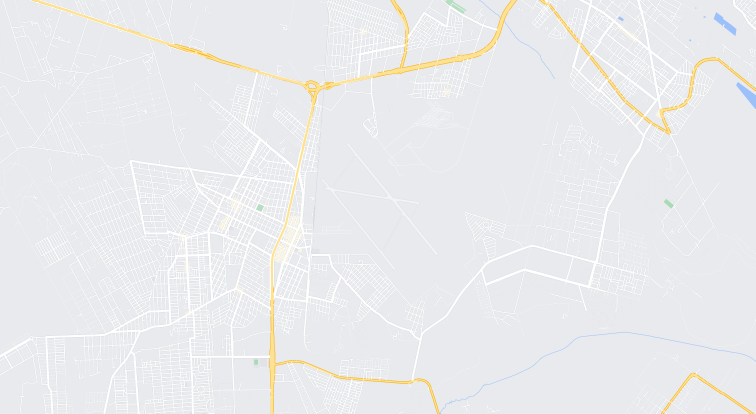
#> input picture MapCropped.png, 1511 x 827 px (shown at 1/2 size)
$ jupyter execute dataPreparation.ipynb
#> lines starting #> are read from the running program, lines starting #| are printed output that depends on the picture
# Dados reais

[cell 1]
import matplotlib.pyplot as plt
days = [0,30,60,90,120,150,180,210,240,270,300,330,360,390,420,450,480,510,540,570,600,630,660,690]
emausOVT = [4.6173913043,12.811965812,21.8403361345,1.974789916,3.5333333333,14.7610619469,16,6.974137931,7.7179487179,11.7203389831,5.0344827586,3.2268907563,14.1964285714,24.0090909091,34.8813559322,27.7692307692,14.5982905983,29.1391304348,15.4406779661,17.8907563025,11.5084745763,4.2352941176,3.4,10.7943925234]
liberdadeOVT = [1.038961039,17.025,26.9401709402,32.9829059829,21.3833333333,58.8559322034,33.4705882353,15.3389830508,26.5210084034,14.55,14.35,7.3865546218,17.1764705882,34.3529411765,71.5338983051,96.9327731092,64.0084033613,29.6134453782,28.1186440678,25.9743589744,16.3474576271,12.8220338983,10.25,12.268907563]
areiaOVT = [4.6548672566,15.0956521739,24.0423728814,28.4871794872,21.9739130435,39.6379310345,23.1764705882,6.0672268908,21.8389830508,6.7192982456,9.7043478261,5.1465517241,13.9043478261,22.2,39.6666666667,45.7090909091,23.9203539823,10.7477477477,24.7913043478,28.1495327103,22.201754386,22.7456140351,14.0841121495,25.9137931034]
plt.figure(figsize=(10, 6))
plt.plot(days,areiaOVT,label='Areia')
plt.plot(days,liberdadeOVT,label='Liberdade')
plt.plot(days,emausOVT,label='Emaus')
plt.legend(fontsize=18)
plt.xlabel("Days", fontsize=18)
plt.xticks(fontsize=16)
plt.yticks(fontsize=16)
plt.show()
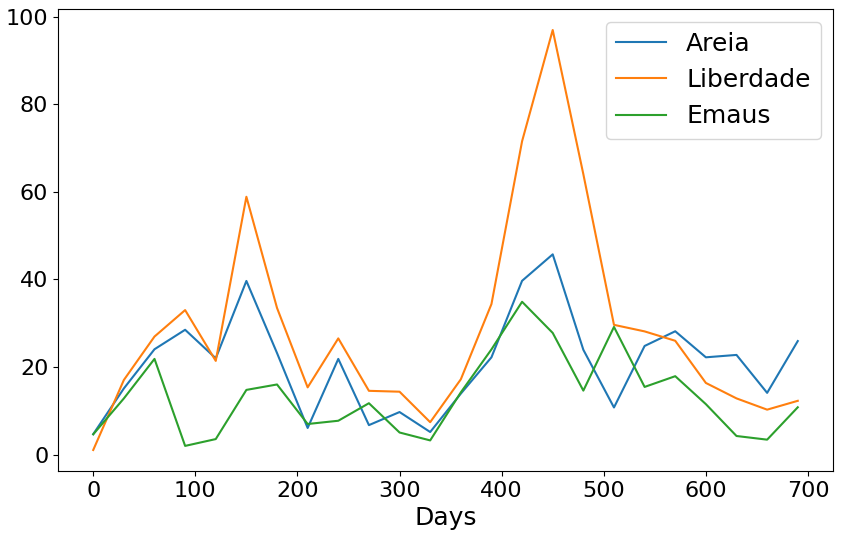
#> figure drawn by matplotlib, 1 panel; curve peaks at x = 450, y = 45.71; curve peaks at x = 450, y = 96.93; curve peaks at x = 420, y = 34.88

[cell 2]
import matplotlib.pyplot as plt
days = [0,30,60,90,120,150,180,210,240,270,300,330,360,390,420,450,480,510,540,570,600,630,660,690]
emausADT = [0.0126582278,0,0.0421940928,0.0420168067,0.017167382,0.0223214286,0.025,0.0291666667,0.0344827586,0.0254237288,0.0127659574,0.0344827586,0.085106383,0.0609756098,0.2111111111,0.0869565217,0.1222222222,0.0434782609,0.0744680851,0.0319148936,0.0652173913,0.0103092784,0.0107526882,0.0215053763]
liberdadeADT = [0.0390243902,0,0.0083333333,0.0214592275,0.0296610169,0.025751073,0.0041841004,0.0208333333,0.0466101695,0.0889830508,0.0334728033,0.0627615063,0.0744680851,0.0412371134,0.0927835052,0.25,0.16,0.2525252525,0.0404040404,0.0816326531,0.03125,0.0101010101,0.0101010101,0.0204081633]
areiaADT = [0.0427350427,0.017167382,0.0170212766,0.0083333333,0.025,0.0210084034,0.0084745763,0.025210084,0.0173160173,0.0381355932,0.0041666667,0.0291666667,0.0543478261,0.0638297872,0.1978021978,0.1632653061,0.0416666667,0.0210526316,0.0105263158,0,0.0206185567,0,0.0319148936,0.0212765957]
plt.figure(figsize=(10, 6))
plt.plot(days,areiaADT,label='Areia')
plt.plot(days,liberdadeADT,label='Liberdade')
plt.plot(days,emausADT,label='Emaus')
plt.legend(fontsize=18)
plt.xlabel("Days", fontsize=18)
plt.xticks(fontsize=16)
plt.yticks(fontsize=16)
plt.show()
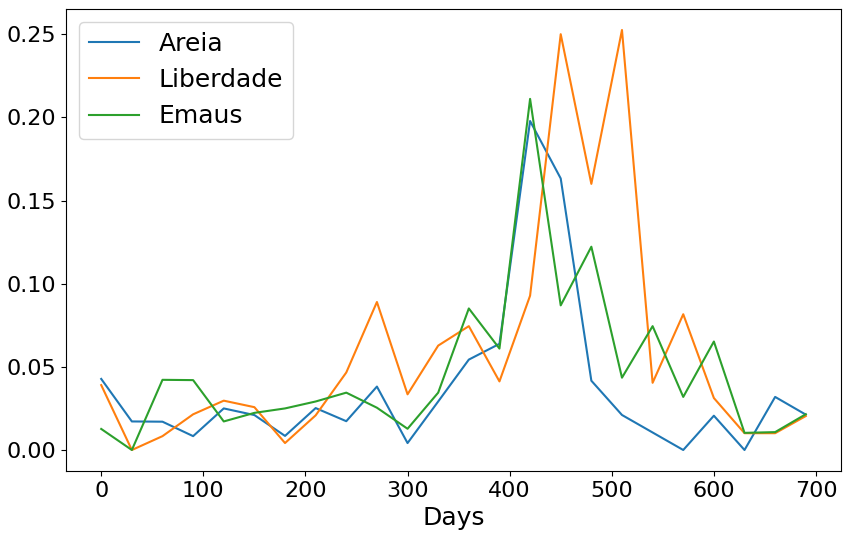
#> figure drawn by matplotlib, 1 panel; curve peaks at x = 420, y = 0.198; curve peaks at x = 510, y = 0.253; curve peaks at x = 420, y = 0.211

# Equilibrios dia a dia

## Proporções

### Funções de contagem de pixels:

[cell 3]
from shapely.geometry import Point
from shapely.geometry.polygon import Polygon
import math as m
COLORSmap = (
    (156, 192, 249), #water
    (250, 250, 250), #street
    (232, 234, 237), #house
    (253, 226, 147), #main street
    (168,218,181), #parks
    (254,247,224), #also houses
    (252,232,230), #also houses
)

def closest_color_map(rgb):
    r, g, b = rgb
    color_diffs = []
    for color in COLORSmap:
        cr, cg, cb = color
        color_diff = m.sqrt((r - cr)**2 + (g - cg)**2 + (b - cb)**2)
        color_diffs.append((color_diff, color))
    return min(color_diffs)[1]


def isGreen(rgb,mapColor):
    r, g, b = rgb
    if g>r and g>b: #green tone
        if closest_color_map(mapColor) != (156, 192, 249): #is not water
            return True
    return False

def getVectorFromRGBPoints(rgbPointsMap,rgbPointsSat):
    numPoints = len(rgbPointsMap)
    parks = 0
    streets = 0
    water = 0
    for pointSat,pointMap in zip(rgbPointsSat,rgbPointsMap):
        print(pointSat,pointMap)
        if closest_color_map(pointMap) in [(250, 250, 250),(253, 226, 147)]:
            #print(pointMap,'street')
            streets+=1
        elif isGreen(pointSat,pointMap):
            #print(pointMap,'park')
            parks+=1
        elif closest_color_map(pointMap) == (156, 192, 249):
            #print(pointMap,'water')
            water+=1
    houses = numPoints - parks - streets - water
    return [water,parks,streets,houses]#agua,parque, rua, casa

def getVectorFromRegion(mapC,mapS,region):

    dims = mapC.size
    xSize = dims[0]
    ySize = dims[1]

    rgbPointsMap = []
    rgbPointsSat = []
    polygon = Polygon(region)
    #get max x from region
    maxX = int(np.floor(max([x for x,y in region])))
    minX = int(np.floor(min([x for x,y in region])))
    maxY = int(np.ceil(max([y for x,y in region])))
    minY = int(np.ceil(min([y for x,y in region])))
    for x in range(minX,maxX):
        for y in range(minY,maxY):
            point = Point(x,y)
            if polygon.contains(point):
                rgbPointsMap.append(mapC.getpixel((x,y))[0:3])
                rgbPointsSat.append(mapS.getpixel((x,y))[0:3])

    return getVectorFromRGBPoints(rgbPointsMap,rgbPointsSat)

### Definição dos elementos:

[cell 4]
from PIL import Image
import numpy as np
import matplotlib.pyplot as plt
#Atualizar tamanho aqui:
TAM = 40
#800x800m

mapC = Image.open("MapCropped.png")
#> mapC is the input picture: PIL image 1511x827 RGBA; mean R, G, B, A 233.7, 235, 236.1, 255
mapS = Image.open("SatelCropped.png")
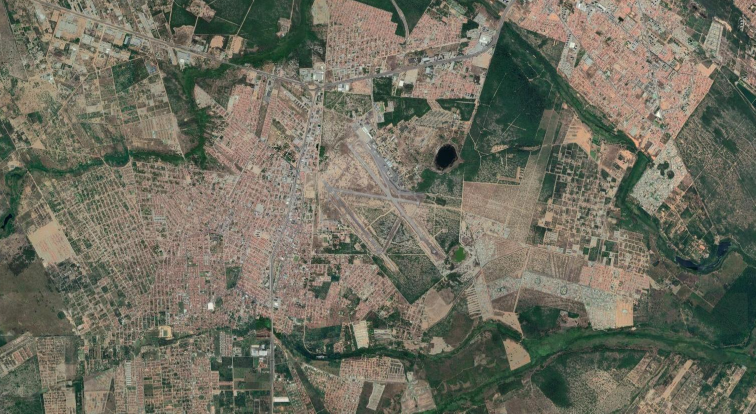
#> input picture SatelCropped.png, 1511 x 827 px (shown at 1/2 size)
#> mapS is the input picture: PIL image 1511x827 RGBA; mean R, G, B, A 109.8, 109.1, 94.4, 255
dims = mapC.size
#> dims = (1511, 827)
xSize = dims[0]
#> xSize = 1511
ySize = dims[1]
#> ySize = 827
points = [[792, 778],[760, 230], [366, 425]] #Emaus,Liberdade,Areia
regions = []
plt.imshow(mapC)
plt.scatter([a[0] for a in points],[a[1] for a in points],c='r')
for p in points:
    region = [[p[0]-TAM,p[1]-TAM],[p[0]+TAM,p[1]-TAM],[p[0]+TAM,p[1]+TAM],[p[0]-TAM,p[1]+TAM]]
    xs = [
        a[0] for a in region] + [region[0][0]]
    ys = [a[1] for a in region] + [region[0][1]]
    plt.plot(xs,ys)
    regions.append(region)
plt.show()
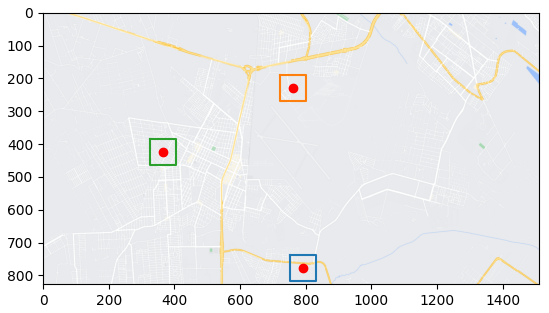
#> figure drawn by matplotlib, 1 panel

### Contagem:

[cell 5]
proportions = []
for r in regions:
    print(r)
    proportions.append(getVectorFromRegion(mapC,mapS,r))
#> after the loop, proportions = [[0, 1323, 647, 4271], [0, 3523, 404, 2314], [0, 43, 1481, 4717]]

[cell 6]
proportions
#> Out has the same summary as proportions

[cell 7]
proportions[0]  = proportions[0]/np.sum(proportions[0])
proportions[1]  = proportions[1]/np.sum(proportions[1])
proportions[2]  = proportions[2]/np.sum(proportions[2])
proportions #agua,parque,rua,casa
#> Out = [[0, 0.212, 0.104, 0.684], [0, 0.564, 0.0647, 0.371], [0, 0.00689, 0.237, 0.756]]

[cell 8]
#Proporções (agua,parque, rua, casa):
emaus = proportions[0] #gerar esses valores por contagem
#> emaus = [0, 0.212, 0.104, 0.684]
liberdade = proportions[1]
#> liberdade = [0, 0.564, 0.0647, 0.371]
areia = proportions[2]
#> areia = [0, 0.00689, 0.237, 0.756]
matProporcoes = np.matrix([emaus,liberdade,areia])
#> matProporcoes has the same summary as Out

[cell 9]
matProporcoes

[cell 10]
from scipy import optimize
from scipy import stats

## Fase ovo

[cell 11]
O_parque, O_rua, O_agua, O_casa = [],[],[],[]
for t in range(len(emausOVT)):
    vetOvo = [emausOVT[t],liberdadeOVT[t],areiaOVT[t]]
    def f(x):
        return np.linalg.norm(matProporcoes@x - vetOvo)
    result = optimize.minimize(f, [0,0,0,0], bounds=[(0,None),(0,None),(0,None),(0,None)])
    print(result.x,result.fun)
    O_agua.append(result.x[0])
    O_parque.append(result.x[1])
    O_rua.append(result.x[2])
    O_casa.append(result.x[3])
#> after the loop, O_agua = [0, 0, 0, 0, 0, 0, 0, 0, 0, 0, 0, 0, 0, 0, 0, 0, 0, 0, 0, 0, 0, 0, 0, 0]; O_casa = [5.86, 4.86, 12.85, 4.07, 0, 0, 0, 0, 0, 9.58, 0, 0, 10.75, 12.97, 0, 0, 0, 19.88, 0, 0, 0, 0, 0, 0]; O_parque = [0, 21.52, 32.47, 49.42, 22.67, 77.28, 46.58, 24.02, 32.79, 20.07, 19.39, 10.14, 20.64, 46.5, 105.9, 140.7, 95.33, 43.5, 36.64, 32.04, 17.49, 8.52, 9.35, 8.26]; O_rua = [0.614, 47.52, 59.43, 62.24, 78.62, 141.7, 91.56, 24.01, 80.38, 0, 36.32, 19.99, 23.74, 50.9, 158.4, 161.9, 78.58, 0, 99.65, 116.3, 90.78, 86.38, 53.28, 106.2]

[cell 12]
O_parque = np.array(O_parque)
#> O_parque = 24 values, max 140.7 at index 15, min 0 at index 0, mean 38.39
O_rua = np.array(O_rua)
#> O_rua = 24 values, max 161.9 at index 15, min 0 at index 9, mean 69.52
O_agua = np.array(O_agua)
#> O_agua = 24 values from 0 to 0
O_casa = np.array(O_casa)
#> O_casa = 24 values, max 19.88 at index 17, min 0 at index 4, mean 3.37

plt.figure(figsize=(10, 6))
plt.plot(days, O_casa, label="house", linewidth=2)
plt.plot(days, O_rua, label="street", linewidth=2)
plt.plot(days, O_agua, label="water", linewidth=2)
plt.plot(days, O_parque, label="park", linewidth=2)
plt.legend(fontsize=18)
plt.xlabel("Days", fontsize=18)
plt.xticks(fontsize=16)
plt.yticks(fontsize=16)
plt.show()
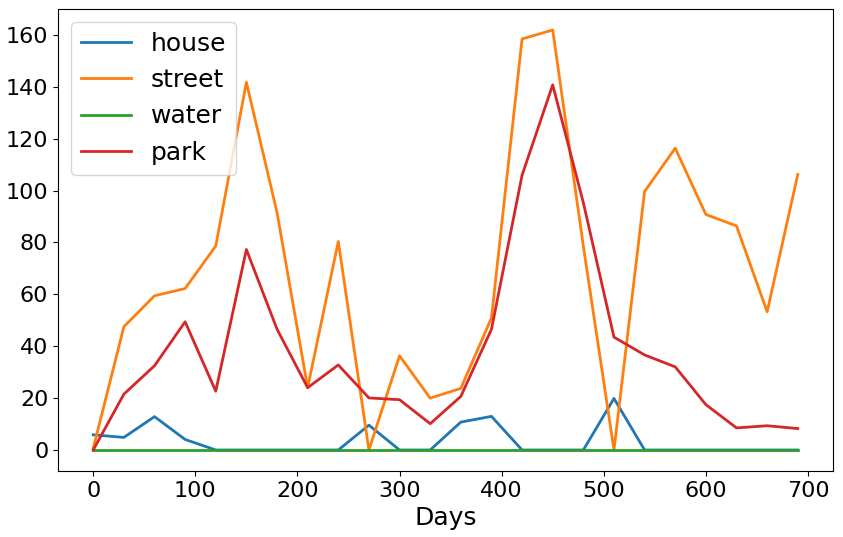
#> figure drawn by matplotlib, 1 panel; curve peaks at x = 510, y = 19.88; curve peaks at x = 450, y = 161.9

# Fase adulta

[cell 13]
ADT_parque, ADT_rua, ADT_agua, ADT_casa = [],[],[],[]
for t in range(len(emausADT)):
    vetAdt = [emausADT[t],liberdadeADT[t],areiaADT[t]]
    def f(x):
        return np.linalg.norm(matProporcoes@x - vetAdt)
    result = optimize.minimize(f, [0,0,0,0], bounds=[(0,None),(0,None),(0,None),(0,None)])
    print(result.x,result.fun)
    ADT_agua.append(result.x[0])
    ADT_parque.append(result.x[1])
    ADT_rua.append(result.x[2])
    ADT_casa.append(result.x[3])
#> after the loop, ADT_agua = [0, 0, 0, 0, 0, 0, 0, 0, 0, 0, 0, 0, 0, 0, 0, 0, 0, 0, 0, 0, 0, 0, 0, 0]; ADT_casa = [0, 0, 0.038, 0.027, 0, 0.0195, 0.0212, 0.035, 0.0251, 0, 0, 0.00472, 0.0817, 0.0827, 0.279, 0, 0.0721, 0, 0.0434, 0, 0.0494, 0.00365, 0.0264, 0.0232]; ADT_parque = [0.0422, 0, 0.000279, 0.0313, 0.0397, 0.0299, 0.000247, 0.0141, 0.068, 0.132, 0.0571, 0.0958, 0.0854, 0.0181, 0, 0.341, 0.249, 0.416, 0.0634, 0.145, 0.0381, 0.0181, 0, 0.0192]; ADT_rua = [0.161, 0.0572, 0, 0, 0.102, 0.0256, 0, 0.00103, 0, 0.134, 0.0147, 0.106, 0, 0.00497, 0, 0.609, 0, 0.0118, 0, 0, 0, 0, 0.0305, 0.0153]

[cell 14]
plt.figure(figsize=(10, 6))
plt.plot(days, ADT_casa, label="house", linewidth=2)
plt.plot(days, ADT_rua, label="street", linewidth=2)
plt.plot(days, ADT_agua, label="water", linewidth=2)
plt.plot(days, ADT_parque, label="park", linewidth=2)
plt.legend(fontsize=18)
plt.xlabel("Days", fontsize=18)
plt.xticks(fontsize=16)
plt.yticks(fontsize=16)
plt.show()
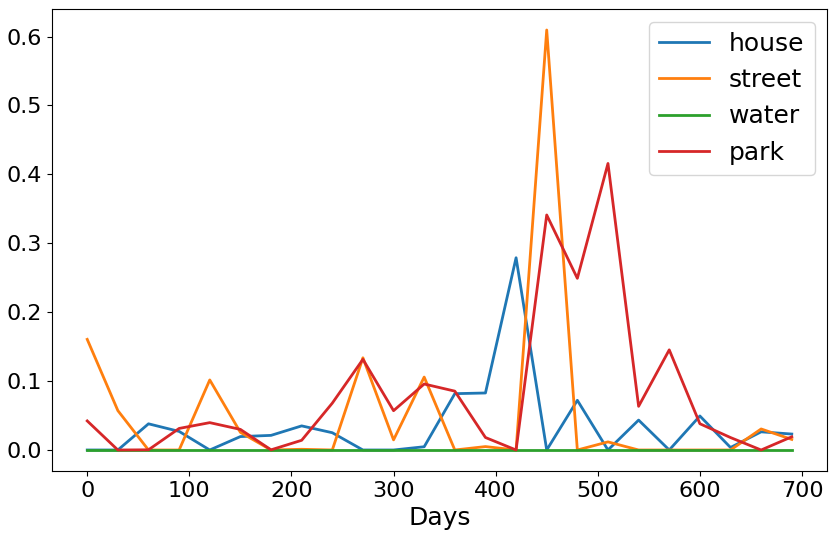
#> figure drawn by matplotlib, 1 panel; curve peaks at x = 420, y = 0.279; curve peaks at x = 450, y = 0.609

## Teste resultado

[cell 15]
emausADTR = np.zeros(len(emausADT))
liberdadeADTR = np.zeros(len(emausADT))
areiaADTR =np.zeros(len(emausADT))
for t in range(len(emausADT)):
    R = matProporcoes@[ADT_agua[t],ADT_parque[t],ADT_rua[t],ADT_casa[t]]
    emausADTR[t],liberdadeADTR[t],areiaADTR[t] = R[0,0] , R[0,1], R[0,2]
#> this loop made 24 passes
#> R on passes 1 to 12: [[0.0256, 0.0342, 0.0384]], [[0.00593, 0.0037, 0.0136]], [[0.0261, 0.0142, 0.0287]], [[0.0251, 0.0277, 0.0206]], [[0.019, 0.029, 0.0244]], [[0.0223, 0.0258, 0.021]], [[0.0146, 0.00801, 0.016]], [[0.027, 0.021, 0.0268]], [[0.0316, 0.0477, 0.0194]], [[0.0418, 0.0829, 0.0327]], [[0.0136, 0.0332, 0.00388]], [[0.0345, 0.0627, 0.0293]]
#> after the loop, areiaADTR = 24 values, max 0.211 at index 14, min 0.001 at index 19, mean 0.0393; emausADTR = 24 values, max 0.191 at index 14, min 0.00593 at index 1, mean 0.046; liberdadeADTR = 24 values, max 0.235 at index 17, min 0.0037 at index 1, mean 0.0611
plt.plot(days,emausADTR,label='Emaus')
plt.plot(days,liberdadeADTR,label='Liberdade')
plt.plot(days,areiaADTR,label='Areia')
plt.legend()
plt.show()
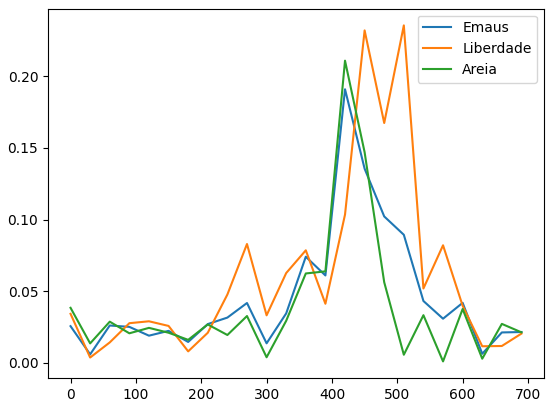
#> figure drawn by matplotlib, 1 panel; curve peaks at x = 420, y = 0.191; curve peaks at x = 510, y = 0.235; curve peaks at x = 420, y = 0.211

[cell 16]
emausOR = np.zeros(len(emausOVT))
liberdadeOR = np.zeros(len(emausOVT))
areiaOR =np.zeros(len(emausOVT))
for t in range(len(emausOVT)):
    R = matProporcoes@[O_agua[t],O_parque[t],O_rua[t],O_casa[t]]
    emausOR[t],liberdadeOR[t],areiaOR[t] = R[0,0] , R[0,1], R[0,2]
#> this loop made 24 passes
#> R on passes 1 to 12: [[4.07, 2.21, 4.57]], [[12.81, 17.03, 15.1]], [[21.84, 26.94, 24.04]], [[19.71, 33.43, 18.18]], [[12.96, 17.88, 18.81]], [[31.07, 52.8, 34.16]], [[19.37, 32.22, 22.05]], [[7.58, 15.11, 5.86]], [[15.28, 23.71, 19.3]], [[10.81, 14.88, 7.38]], [[7.87, 13.3, 8.75]], [[4.22, 7.02, 4.81]]
#> after the loop, areiaOR = 24 values, max 39.38 at index 15, min 4.57 at index 0, mean 19.31; emausOR = 24 values, max 46.62 at index 15, min 4.07 at index 0, mean 17.65; liberdadeOR = 24 values, max 89.93 at index 15, min 2.21 at index 0, mean 27.42
plt.plot(days,emausOR,label='Emaus')
plt.plot(days,liberdadeOR,label='Liberdade')
plt.plot(days,areiaOR,label='Areia')
plt.legend()
plt.show()
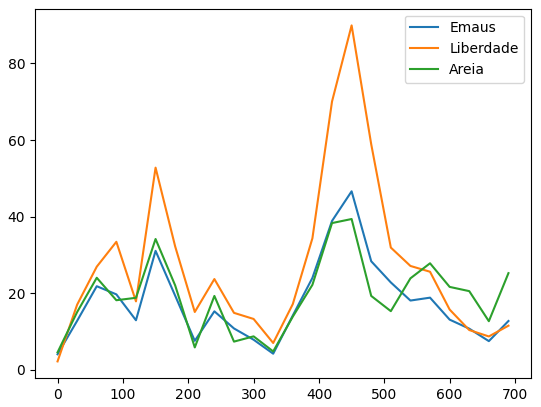
#> figure drawn by matplotlib, 1 panel; curve peaks at x = 450, y = 46.62; curve peaks at x = 450, y = 89.93; curve peaks at x = 450, y = 39.38
